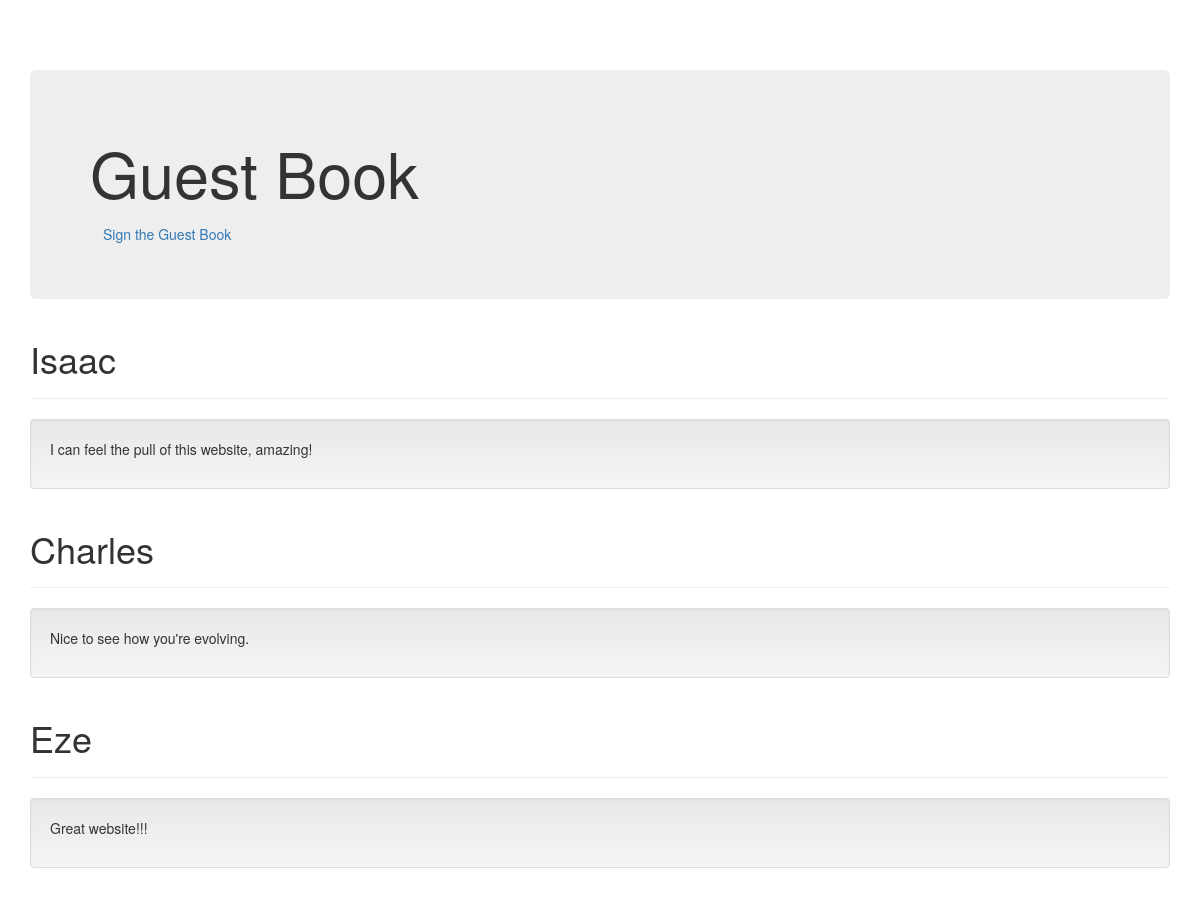
/guestbook/, run on an earlier commit of the app's database.
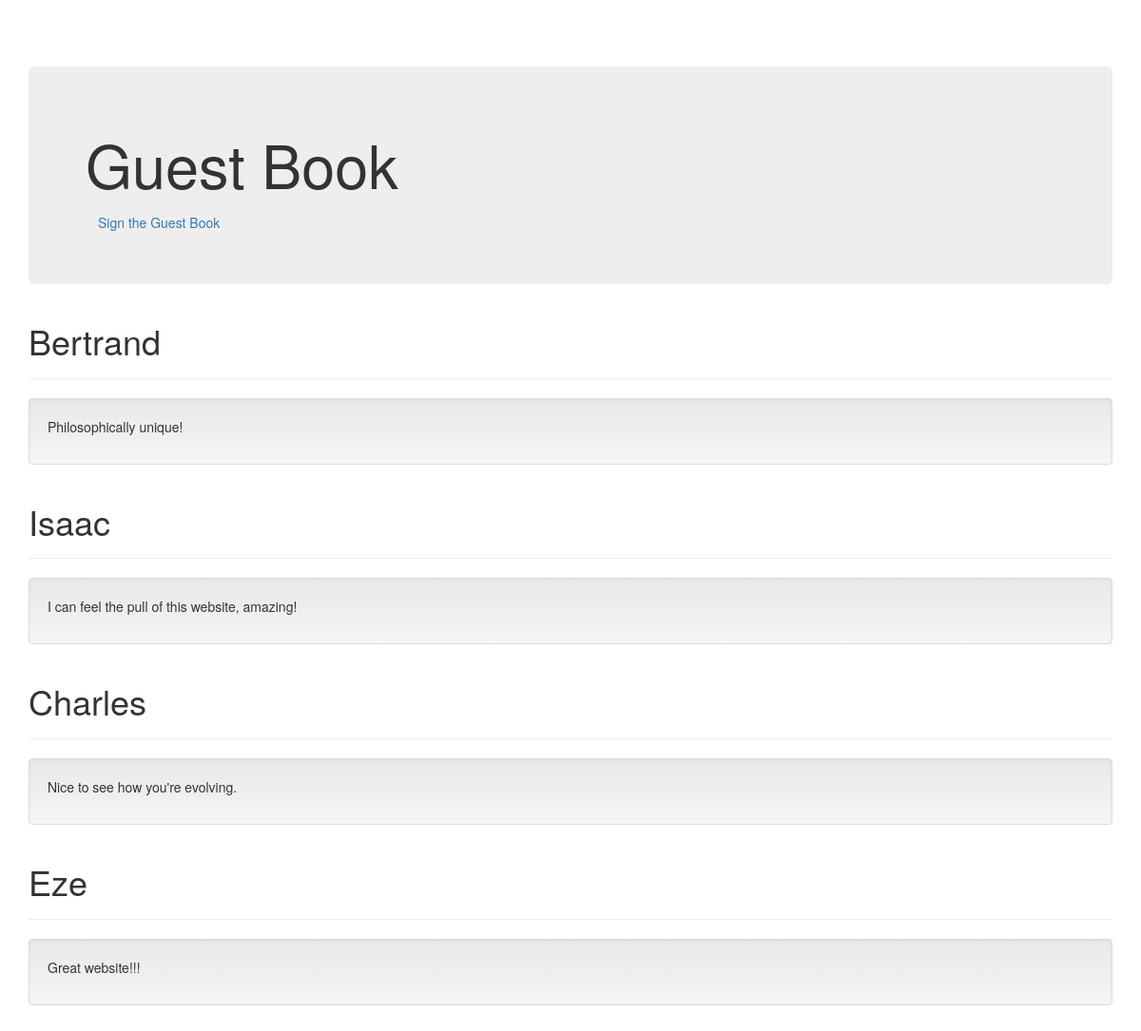
And on a later commit of the database.
### guestbook/models.py (models this page shows, shortened)
class Comment(models.Model):
    name = models.CharField(max_length=20)
    comment = models.TextField()
    date_added = models.DateTimeField(default=timezone.now)

### guestbook/views.py (the view)
# urls.py: path("", views.index, name="index"),
def index(request):
    comments = Comment.objects.order_by("-date_added")
    context = {"comments": comments}
    return render(request, "guestbook/index.html", context)

### guestbook/templates/guestbook/index.html (shortened to what this page needs)
{% load static %}
<!DOCTYPE html>
<html lang="en">
  <head>
    <link href="{% static 'guestbook/bootstrap.min.css' %}" rel="stylesheet" />
    <link
      href="{% static 'guestbook/bootstrap-theme.min.css' %}"
      rel="stylesheet"
    />
    <link href="{% static 'guestbook/theme.css' %}" rel="stylesheet" />
  </head>
  <body>
    <div class="container theme-showcase" role="main">
      <div class="jumbotron">
        <h1>Guest Book</h1>
        <a type="button" class="btn btn-link" href="{% url 'sign' %}"
          >Sign the Guest Book</a
        >
      </div>
      {% for c in comments %}
      <div class="page-header">
        <h1>{{ c.name }}</h1>
      </div>
      <div class="well">
        <p>{{ c.comment }}</p>
      </div>
      {% endfor %}
    </div>
  </body>
</html>

What changed in the data, as far as the page shows it:
added Comment: name "Bertrand", comment "Philosophically unique!"
